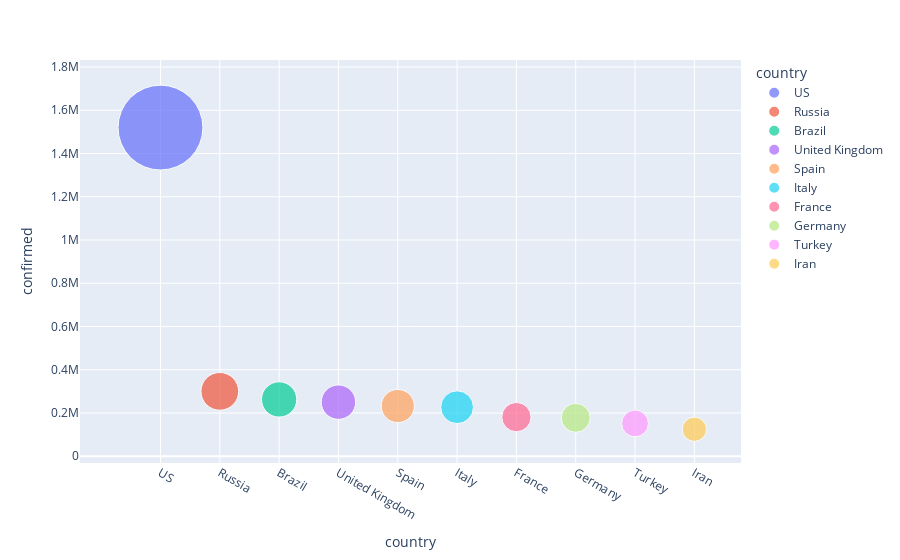

Notebook code cell kept with this figure:
### Code cell
fig = px.scatter(sort_countries.head(10), x='country', y='confirmed', size='confirmed', color='country', hover_name='country', size_max=60)


fig.show()

### Figure 1 — Plotly figure (JSON) as saved in the notebook; plotly's stock layout.template omitted (floating-point values rounded to 4 significant figures)
{"data": [{"hovertemplate": "<b>%{hovertext}</b><br><br>country=%{x}<br>confirmed=%{marker.size}<extra></extra>", "hovertext": ["US"], "legendgroup": "US", "marker": {"color": "#636efa", "size": [1519986], "sizemode": "area", "sizeref": 422.2, "symbol": "circle"}, "mode": "markers", "name": "US", "showlegend": true, "type": "scatter", "x": ["US"], "xaxis": "x", "y": [1519986], "yaxis": "y"}, {"hovertemplate": "<b>%{hovertext}</b><br><br>country=%{x}<br>confirmed=%{marker.size}<extra></extra>", "hovertext": ["Russia"], "legendgroup": "Russia", "marker": {"color": "#EF553B", "size": [299941], "sizemode": "area", "sizeref": 422.2, "symbol": "circle"}, "mode": "markers", "name": "Russia", "showlegend": true, "type": "scatter", "x": ["Russia"], "xaxis": "x", "y": [299941], "yaxis": "y"}, {"hovertemplate": "<b>%{hovertext}</b><br><br>country=%{x}<br>confirmed=%{marker.size}<extra></extra>", "hovertext": ["Brazil"], "legendgroup": "Brazil", "marker": {"color": "#00cc96", "size": [262545], "sizemode": "area", "sizeref": 422.2, "symbol": "circle"}, "mode": "markers", "name": "Brazil", "showlegend": true, "type": "scatter", "x": ["Brazil"], "xaxis": "x", "y": [262545], "yaxis": "y"}, {"hovertemplate": "<b>%{hovertext}</b><br><br>country=%{x}<br>confirmed=%{marker.size}<extra></extra>", "hovertext": ["United Kingdom"], "legendgroup": "United Kingdom", "marker": {"color": "#ab63fa", "size": [250121], "sizemode": "area", "sizeref": 422.2, "symbol": "circle"}, "mode": "markers", "name": "United Kingdom", "showlegend": true, "type": "scatter", "x": ["United Kingdom"], "xaxis": "x", "y": [250121], "yaxis": "y"}, {"hovertemplate": "<b>%{hovertext}</b><br><br>country=%{x}<br>confirmed=%{marker.size}<extra></extra>", "hovertext": ["Spain"], "legendgroup": "Spain", "marker": {"color": "#FFA15A", "size": [232037], "sizemode": "area", "sizeref": 422.2, "symbol": "circle"}, "mode": "markers", "name": "Spain", "showlegend": true, "type": "scatter", "x": ["Spain"], "xaxis": "x", "y": [232037], "yaxis": "y"}, {"hovertemplate": "<b>%{hovertext}</b><br><br>country=%{x}<br>confirmed=%{marker.size}<extra></extra>", "hovertext": ["Italy"], "legendgroup": "Italy", "marker": {"color": "#19d3f3", "size": [226699], "sizemode": "area", "sizeref": 422.2, "symbol": "circle"}, "mode": "markers", "name": "Italy", "showlegend": true, "type": "scatter", "x": ["Italy"], "xaxis": "x", "y": [226699], "yaxis": "y"}, {"hovertemplate": "<b>%{hovertext}</b><br><br>country=%{x}<br>confirmed=%{marker.size}<extra></extra>", "hovertext": ["France"], "legendgroup": "France", "marker": {"color": "#FF6692", "size": [180933], "sizemode": "area", "sizeref": 422.2, "symbol": "circle"}, "mode": "markers", "name": "France", "showlegend": true, "type": "scatter", "x": ["France"], "xaxis": "x", "y": [180933], "yaxis": "y"}, {"hovertemplate": "<b>%{hovertext}</b><br><br>country=%{x}<br>confirmed=%{marker.size}<extra></extra>", "hovertext": ["Germany"], "legendgroup": "Germany", "marker": {"color": "#B6E880", "size": [177574], "sizemode": "area", "sizeref": 422.2, "symbol": "circle"}, "mode": "markers", "name": "Germany", "showlegend": true, "type": "scatter", "x": ["Germany"], "xaxis": "x", "y": [177574], "yaxis": "y"}, {"hovertemplate": "<b>%{hovertext}</b><br><br>country=%{x}<br>confirmed=%{marker.size}<extra></extra>", "hovertext": ["Turkey"], "legendgroup": "Turkey", "marker": {"color": "#FF97FF", "size": [151615], "sizemode": "area", "sizeref": 422.2, "symbol": "circle"}, "mode": "markers", "name": "Turkey", "showlegend": true, "type": "scatter", "x": ["Turkey"], "xaxis": "x", "y": [151615], "yaxis": "y"}, {"hovertemplate": "<b>%{hovertext}</b><br><br>country=%{x}<br>confirmed=%{marker.size}<extra></extra>", "hovertext": ["Iran"], "legendgroup": "Iran", "marker": {"color": "#FECB52", "size": [124603], "sizemode": "area", "sizeref": 422.2, "symbol": "circle"}, "mode": "markers", "name": "Iran", "showlegend": true, "type": "scatter", "x": ["Iran"], "xaxis": "x", "y": [124603], "yaxis": "y"}], "layout": {"legend": {"itemsizing": "constant", "title": {"text": "country"}, "tracegroupgap": 0}, "margin": {"t": 60}, "xaxis": {"anchor": "y", "categoryarray": ["US", "Russia", "Brazil", "United Kingdom", "Spain", "Italy", "France", "Germany", "Turkey", "Iran"], "categoryorder": "array", "domain": [0, 1], "title": {"text": "country"}}, "yaxis": {"anchor": "x", "domain": [0, 1], "title": {"text": "confirmed"}}}}
